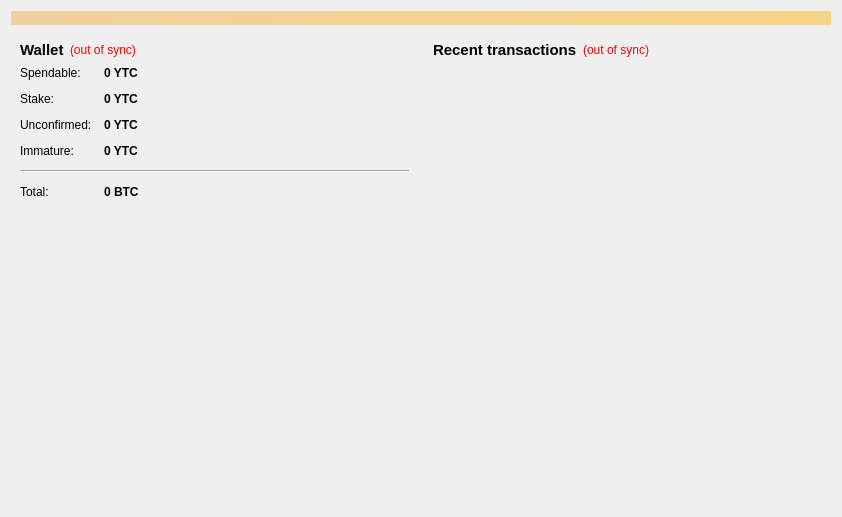
<?xml version="1.0" encoding="UTF-8"?>
<ui version="4.0">
 <class>OverviewPage</class>
 <widget class="QWidget" name="OverviewPage">
  <property name="geometry">
   <rect>
    <x>0</x>
    <y>0</y>
    <width>842</width>
    <height>517</height>
   </rect>
  </property>
  <property name="windowTitle">
   <string>Form</string>
  </property>
  <layout class="QVBoxLayout" name="topLayout">
   <item>
    <widget class="QLabel" name="labelAlerts">
     <property name="visible">
      <bool>false</bool>
     </property>
     <property name="styleSheet">
      <string notr="true">background-color: qlineargradient(x1: 0, y1: 0, x2: 1, y2: 0, stop:0 #F0D0A0, stop:1 #F8D488);  color:#000000
</string>
     </property>
     <property name="wordWrap">
      <bool>true</bool>
     </property>
     <property name="margin">
      <number>3</number>
     </property>
    </widget>
   </item>
   <item>
    <layout class="QHBoxLayout" name="horizontalLayout" stretch="1,1">
     <item>
      <layout class="QVBoxLayout" name="verticalLayout_2">
       <item>
        <widget class="QWidget" name="widget" native="true">
         <layout class="QVBoxLayout" name="verticalLayout_4">
          <item>
           <layout class="QHBoxLayout" name="horizontalLayout_4">
            <item>
             <widget class="QLabel" name="label_5">
              <property name="font">
               <font>
                <pointsize>11</pointsize>
                <weight>75</weight>
                <bold>true</bold>
               </font>
              </property>
              <property name="text">
               <string>Wallet</string>
              </property>
             </widget>
            </item>
            <item>
             <widget class="QLabel" name="labelWalletStatus">
              <property name="toolTip">
               <string>The displayed information may be out of date. Your wallet automatically synchronizes with the YTC network after a connection is established, but this process has not completed yet.</string>
              </property>
              <property name="styleSheet">
               <string notr="true">QLabel { color: red; }</string>
              </property>
              <property name="text">
               <string notr="true">(out of sync)</string>
              </property>
              <property name="alignment">
               <set>Qt::AlignLeading|Qt::AlignLeft|Qt::AlignVCenter</set>
              </property>
             </widget>
            </item>
            <item>
             <spacer name="horizontalSpacer_2">
              <property name="orientation">
               <enum>Qt::Horizontal</enum>
              </property>
              <property name="sizeHint" stdset="0">
               <size>
                <width>40</width>
                <height>20</height>
               </size>
              </property>
             </spacer>
            </item>
           </layout>
          </item>
          <item>
           <layout class="QFormLayout" name="formLayout_2">
            <property name="fieldGrowthPolicy">
             <enum>QFormLayout::AllNonFixedFieldsGrow</enum>
            </property>
            <property name="horizontalSpacing">
             <number>12</number>
            </property>
            <property name="verticalSpacing">
             <number>12</number>
            </property>
            <item row="0" column="0">
             <widget class="QLabel" name="label">
              <property name="text">
               <string>Spendable:</string>
              </property>
             </widget>
            </item>
            <item row="0" column="1">
             <widget class="QLabel" name="labelBalance">
              <property name="font">
               <font>
                <weight>75</weight>
                <bold>true</bold>
               </font>
              </property>
              <property name="cursor">
               <cursorShape>IBeamCursor</cursorShape>
              </property>
              <property name="toolTip">
               <string>Your current spendable balance</string>
              </property>
              <property name="text">
               <string notr="true">0 YTC</string>
              </property>
              <property name="alignment">
               <set>Qt::AlignLeading|Qt::AlignLeft|Qt::AlignVCenter</set>
              </property>
              <property name="textInteractionFlags">
               <set>Qt::LinksAccessibleByMouse|Qt::TextSelectableByKeyboard|Qt::TextSelectableByMouse</set>
              </property>
             </widget>
            </item>
            <item row="1" column="0">
             <widget class="QLabel" name="label_6">
              <property name="text">
               <string>Stake:</string>
              </property>
             </widget>
            </item>
            <item row="1" column="1">
             <widget class="QLabel" name="labelStake">
              <property name="font">
               <font>
                <weight>75</weight>
                <bold>true</bold>
               </font>
              </property>
              <property name="cursor">
               <cursorShape>IBeamCursor</cursorShape>
              </property>
              <property name="toolTip">
               <string>Total of coins that was staked, and do not yet count toward the current balance</string>
              </property>
              <property name="text">
               <string notr="true">0 YTC</string>
              </property>
              <property name="alignment">
               <set>Qt::AlignLeading|Qt::AlignLeft|Qt::AlignVCenter</set>
              </property>
              <property name="textInteractionFlags">
               <set>Qt::LinksAccessibleByMouse|Qt::TextSelectableByKeyboard|Qt::TextSelectableByMouse</set>
              </property>
             </widget>
            </item>
            <item row="2" column="0">
             <widget class="QLabel" name="label_3">
              <property name="text">
               <string>Unconfirmed:</string>
              </property>
             </widget>
            </item>
            <item row="2" column="1">
             <widget class="QLabel" name="labelUnconfirmed">
              <property name="font">
               <font>
                <weight>75</weight>
                <bold>true</bold>
               </font>
              </property>
              <property name="cursor">
               <cursorShape>IBeamCursor</cursorShape>
              </property>
              <property name="toolTip">
               <string>Total of transactions that have yet to be confirmed, and do not yet count toward the current balance</string>
              </property>
              <property name="text">
               <string notr="true">0 YTC</string>
              </property>
              <property name="alignment">
               <set>Qt::AlignLeading|Qt::AlignLeft|Qt::AlignVCenter</set>
              </property>
              <property name="textInteractionFlags">
               <set>Qt::LinksAccessibleByMouse|Qt::TextSelectableByKeyboard|Qt::TextSelectableByMouse</set>
              </property>
             </widget>
            </item>
            <item row="3" column="0">
             <widget class="QLabel" name="labelImmatureText">
              <property name="text">
               <string>Immature:</string>
              </property>
             </widget>
            </item>
            <item row="3" column="1">
             <widget class="QLabel" name="labelImmature">
              <property name="font">
               <font>
                <weight>75</weight>
                <bold>true</bold>
               </font>
              </property>
              <property name="toolTip">
               <string>Mined balance that has not yet matured</string>
              </property>
              <property name="text">
               <string notr="true">0 YTC</string>
              </property>
              <property name="alignment">
               <set>Qt::AlignLeading|Qt::AlignLeft|Qt::AlignVCenter</set>
              </property>
              <property name="textInteractionFlags">
               <set>Qt::LinksAccessibleByMouse|Qt::TextSelectableByKeyboard|Qt::TextSelectableByMouse</set>
              </property>
             </widget>
            </item>
            <item row="4" column="0" colspan="2">
             <widget class="Line" name="line">
              <property name="maximumSize">
               <size>
                <width>16777215</width>
                <height>16777215</height>
               </size>
              </property>
              <property name="orientation">
               <enum>Qt::Horizontal</enum>
              </property>
             </widget>
            </item>
            <item row="5" column="0">
             <widget class="QLabel" name="labelTotalText">
              <property name="text">
               <string>Total:</string>
              </property>
             </widget>
            </item>
            <item row="5" column="1">
             <widget class="QLabel" name="labelTotal">
              <property name="font">
               <font>
                <weight>75</weight>
                <bold>true</bold>
               </font>
              </property>
              <property name="cursor">
               <cursorShape>IBeamCursor</cursorShape>
              </property>
              <property name="toolTip">
               <string>Your current total balance</string>
              </property>
              <property name="text">
               <string notr="true">0 BTC</string>
              </property>
              <property name="alignment">
               <set>Qt::AlignLeading|Qt::AlignLeft|Qt::AlignVCenter</set>
              </property>
              <property name="textInteractionFlags">
               <set>Qt::LinksAccessibleByMouse|Qt::TextSelectableByKeyboard|Qt::TextSelectableByMouse</set>
              </property>
             </widget>
            </item>
           </layout>
          </item>
         </layout>
        </widget>
       </item>
       <item>
        <spacer name="verticalSpacer_2">
         <property name="orientation">
          <enum>Qt::Vertical</enum>
         </property>
         <property name="sizeHint" stdset="0">
          <size>
           <width>20</width>
           <height>40</height>
          </size>
         </property>
        </spacer>
       </item>
       <item>
        <widget class="QLabel" name="label_overview_pic">
         <property name="sizePolicy">
          <sizepolicy hsizetype="Preferred" vsizetype="Preferred">
           <horstretch>0</horstretch>
           <verstretch>0</verstretch>
          </sizepolicy>
         </property>
         <property name="minimumSize">
          <size>
           <width>0</width>
           <height>0</height>
          </size>
         </property>
         <property name="maximumSize">
          <size>
           <width>500</width>
           <height>500</height>
          </size>
         </property>
         <property name="text">
          <string/>
         </property>
         <property name="pixmap">
          <pixmap resource="../bitcoin.qrc">:/images/wallet_bg</pixmap>
         </property>
         <property name="alignment">
          <set>Qt::AlignCenter</set>
         </property>
         <property name="margin">
          <number>20</number>
         </property>
        </widget>
       </item>
       <item>
        <spacer name="verticalSpacer">
         <property name="orientation">
          <enum>Qt::Vertical</enum>
         </property>
         <property name="sizeHint" stdset="0">
          <size>
           <width>20</width>
           <height>40</height>
          </size>
         </property>
        </spacer>
       </item>
      </layout>
     </item>
     <item>
      <layout class="QVBoxLayout" name="verticalLayout_3">
       <item>
        <widget class="QWidget" name="widget_2" native="true">
         <layout class="QVBoxLayout" name="verticalLayout">
          <item>
           <layout class="QHBoxLayout" name="horizontalLayout_2">
            <item>
             <widget class="QLabel" name="label_4">
              <property name="font">
               <font>
                <pointsize>11</pointsize>
                <weight>75</weight>
                <bold>true</bold>
               </font>
              </property>
              <property name="text">
               <string>&lt;b&gt;Recent transactions&lt;/b&gt;</string>
              </property>
             </widget>
            </item>
            <item>
             <widget class="QLabel" name="labelTransactionsStatus">
              <property name="toolTip">
               <string>The displayed information may be out of date. Your wallet automatically synchronizes with the YTC network after a connection is established, but this process has not completed yet.</string>
              </property>
              <property name="styleSheet">
               <string notr="true">QLabel { color: red; }</string>
              </property>
              <property name="text">
               <string notr="true">(out of sync)</string>
              </property>
              <property name="alignment">
               <set>Qt::AlignRight|Qt::AlignTrailing|Qt::AlignVCenter</set>
              </property>
             </widget>
            </item>
            <item>
             <spacer name="horizontalSpacer">
              <property name="orientation">
               <enum>Qt::Horizontal</enum>
              </property>
              <property name="sizeHint" stdset="0">
               <size>
                <width>40</width>
                <height>20</height>
               </size>
              </property>
             </spacer>
            </item>
           </layout>
          </item>
          <item>
           <widget class="QListView" name="listTransactions">
            <property name="styleSheet">
             <string notr="true">QListView { background: transparent; }</string>
            </property>
            <property name="frameShape">
             <enum>QFrame::NoFrame</enum>
            </property>
            <property name="verticalScrollBarPolicy">
             <enum>Qt::ScrollBarAlwaysOff</enum>
            </property>
            <property name="horizontalScrollBarPolicy">
             <enum>Qt::ScrollBarAlwaysOff</enum>
            </property>
            <property name="selectionMode">
             <enum>QAbstractItemView::NoSelection</enum>
            </property>
           </widget>
          </item>
         </layout>
        </widget>
       </item>
      </layout>
     </item>
    </layout>
   </item>
  </layout>
 </widget>
 <resources>
  <include location="../bitcoin.qrc"/>
 </resources>
 <connections/>
</ui>
